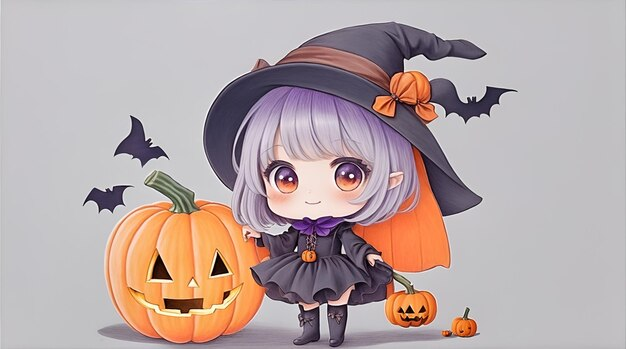
#> input picture DIP LAB/exp5/image.jpg, 626 x 349 px, found by its file name
$ python main.py
#> lines starting #> are read from the running program, lines starting #| are printed output that depends on the picture; after the words box and inside, x2 and y2 are one past the last pixel; in counts of white or black regions, pixels touching at a corner belong together
import cv2
import numpy as np

def threshold_image(input_path, output_path_template, threshold_values):
    try:
        # Read the input image
        img = cv2.imread(input_path, cv2.IMREAD_GRAYSCALE)
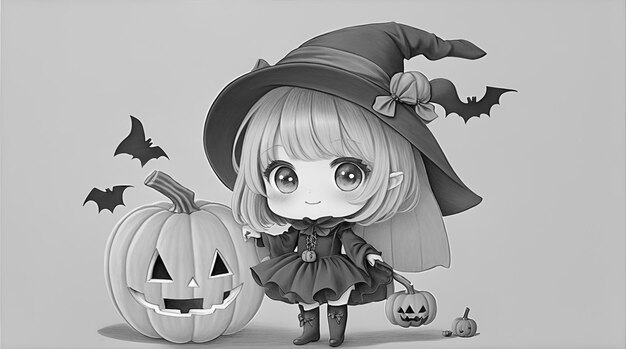
#> img: shape (349, 626); min 0, max 255, mean 171.5

        # Apply thresholding with three different values

        thresholded_images = []  # Create an empty list to store thresholded images
        for threshold in threshold_values:  # Iterate over each threshold value in the list
            _, thresholded_img = cv2.threshold(img, threshold, 255, cv2.THRESH_BINARY)
            thresholded_images.append(thresholded_img)  # Add the thresholded image to the list
#> this loop made 3 passes
#> pass 1, in threshold_image, `_, thresholded_img = cv2.threshold(img, threshold, 255, cv2.THRESH_BIN..`:
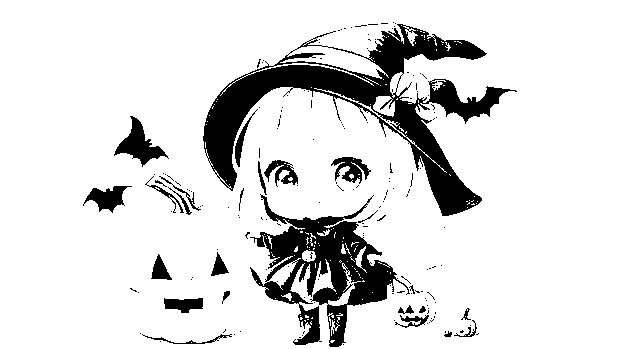
#> thresholded_img: shape (349, 626); 86.7% white; 175 black regions (149 under 20 px), largest, box (x1, y1, x2, y2) and area: (203, 24, 517, 216) 15108, (250, 194, 410, 347) 8584, (114, 116, 169, 167) 1006
#> pass 2, in threshold_image, `_, thresholded_img = cv2.threshold(img, threshold, 255, cv2.THRESH_BIN..`:
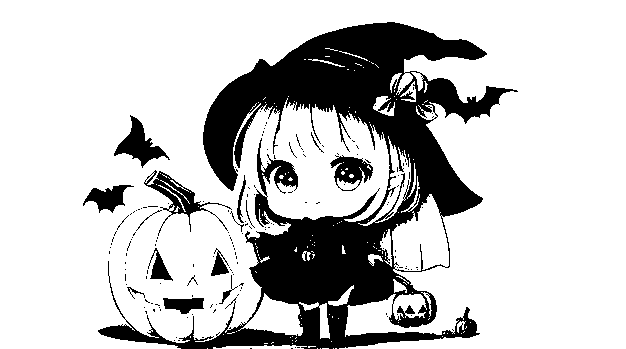
#> thresholded_img: shape (349, 626); 77.8% white; 160 black regions (144 under 20 px), largest, box (x1, y1, x2, y2) and area: (98, 22, 518, 349) 42985, (144, 170, 232, 236) 1085, (114, 115, 170, 168) 1051
#> pass 3, in threshold_image, `_, thresholded_img = cv2.threshold(img, threshold, 255, cv2.THRESH_BIN..`:
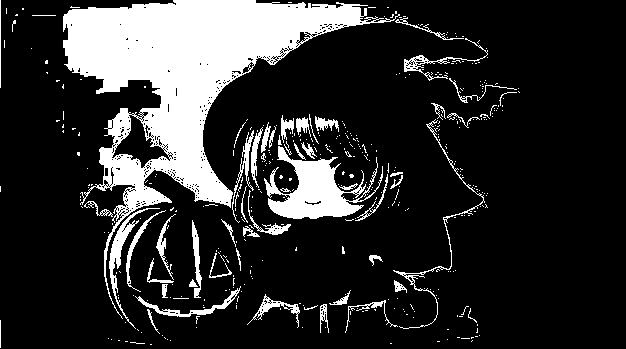
#> thresholded_img: shape (349, 626); 18.3% white; 413 white regions (359 under 20 px), largest, box (x1, y1, x2, y2) and area: (63, 0, 400, 319) 27802, (264, 146, 383, 219) 3671, (109, 208, 160, 329) 761
#> after the loop, thresholded_images = 3 items

        # Loop through thresholded images
        for i in range(len(thresholded_images)):
            thresholded_img = thresholded_images[i]  # Get current thresholded image

            # Display thresholded image
            cv2.imshow(f"Threshold {i+1}", thresholded_img)

            # Save thresholded image
            cv2.imwrite(output_path_template.format(i+1), thresholded_img)

        cv2.waitKey(0)
        cv2.destroyAllWindows()

    except Exception as e:
        print(f"Error: {e}")

if __name__ == "__main__":
    # Example usage
    r"C:\Users\aryan verma\Documents\aryanverma_04\DIP LAB\exp2\image.jpg"
    input_path = r"C:\Users\aryan verma\Documents\aryanverma_04\DIP LAB\exp5\image.jpg"
    output_path_template = r"C:\Users\aryan verma\Documents\aryanverma_04\DIP LAB\exp5\thresholded_image{}.jpg"
    threshold_values = [100, 150, 200]

    # Threshold the image with three different values
    threshold_image(input_path, output_path_template, threshold_values)
